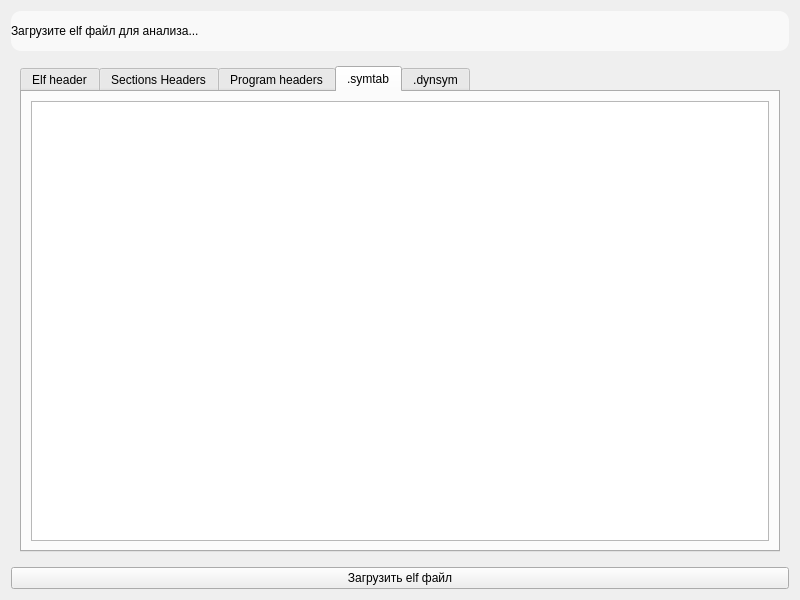
<?xml version="1.0" encoding="UTF-8"?>
<ui version="4.0">
 <class>ViewElfParser</class>
 <widget class="QWidget" name="ViewElfParser">
  <property name="geometry">
   <rect>
    <x>0</x>
    <y>0</y>
    <width>800</width>
    <height>600</height>
   </rect>
  </property>
  <property name="windowTitle">
   <string>Form</string>
  </property>
  <layout class="QVBoxLayout" name="verticalLayout">
   <item>
    <widget class="QLabel" name="__path_to_elf">
     <property name="sizePolicy">
      <sizepolicy hsizetype="Preferred" vsizetype="Minimum">
       <horstretch>0</horstretch>
       <verstretch>0</verstretch>
      </sizepolicy>
     </property>
     <property name="minimumSize">
      <size>
       <width>0</width>
       <height>40</height>
      </size>
     </property>
     <property name="styleSheet">
      <string notr="true">background-color: #F9F9F9; border-radius: 10px;</string>
     </property>
     <property name="text">
      <string>Загрузите elf файл для анализа...</string>
     </property>
     <property name="margin">
      <number>10</number>
     </property>
    </widget>
   </item>
   <item>
    <widget class="QWidget" name="widget" native="true">
     <property name="sizePolicy">
      <sizepolicy hsizetype="Preferred" vsizetype="Minimum">
       <horstretch>0</horstretch>
       <verstretch>0</verstretch>
      </sizepolicy>
     </property>
     <property name="minimumSize">
      <size>
       <width>0</width>
       <height>50</height>
      </size>
     </property>
     <layout class="QHBoxLayout" name="horizontalLayout">
      <item>
       <widget class="QTabWidget" name="__tab_widget">
        <property name="currentIndex">
         <number>3</number>
        </property>
        <widget class="QWidget" name="__w_elf_header">
         <attribute name="title">
          <string>Elf header</string>
         </attribute>
         <layout class="QHBoxLayout" name="horizontalLayout_2">
          <item>
           <widget class="QTableWidget" name="__table_elf_header"/>
          </item>
         </layout>
        </widget>
        <widget class="QWidget" name="__w_elf_sections_headers">
         <attribute name="title">
          <string>Sections Headers</string>
         </attribute>
         <layout class="QHBoxLayout" name="horizontalLayout_3">
          <item>
           <widget class="QTableWidget" name="__table_section_header"/>
          </item>
         </layout>
        </widget>
        <widget class="QWidget" name="__w_program_headers">
         <attribute name="title">
          <string>Program headers</string>
         </attribute>
         <layout class="QHBoxLayout" name="horizontalLayout_4">
          <item>
           <widget class="QTableWidget" name="__table_program_header"/>
          </item>
         </layout>
        </widget>
        <widget class="QWidget" name="__symtab">
         <attribute name="title">
          <string>.symtab</string>
         </attribute>
         <layout class="QVBoxLayout" name="verticalLayout_2">
          <item>
           <widget class="QTableWidget" name="__table_sym_tab"/>
          </item>
         </layout>
        </widget>
        <widget class="QWidget" name="__dynsym">
         <attribute name="title">
          <string>.dynsym</string>
         </attribute>
         <layout class="QVBoxLayout" name="verticalLayout_3">
          <item>
           <widget class="QTableWidget" name="__table_dynsym"/>
          </item>
         </layout>
        </widget>
       </widget>
      </item>
     </layout>
    </widget>
   </item>
   <item>
    <widget class="QPushButton" name="__b_load_elf_file">
     <property name="text">
      <string>Загрузить elf файл</string>
     </property>
    </widget>
   </item>
  </layout>
 </widget>
 <resources/>
 <connections/>
</ui>
